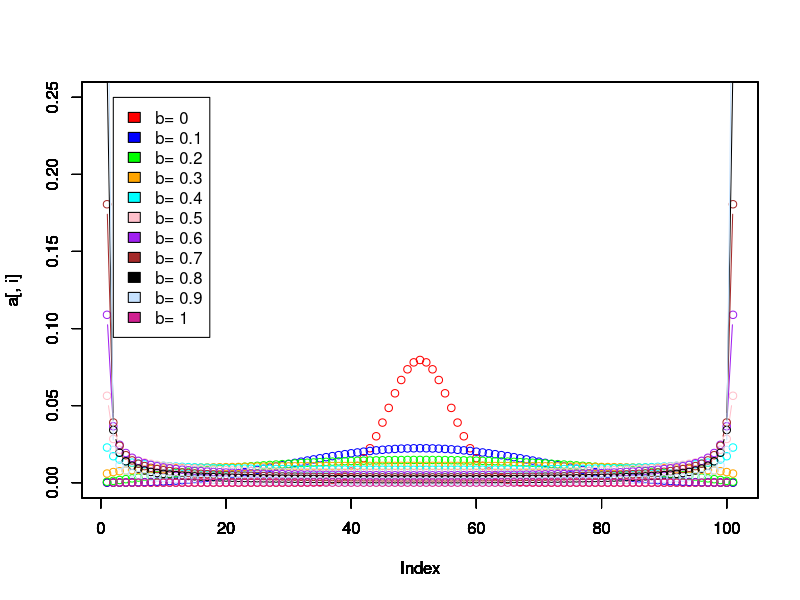

This figure's R source:
library(VGAM)

colors <- c("red","blue","green","orange","cyan","pink","purple",
            "brown","black","slategray1","violetred","tan","deeppink","darkgreen", 
            "orchid","darksalmon","antiquewhite3","magenta","darkblue","peru","slateblue",
            "thistle","tomato","rosybrown1","royalblue","olivedrab") ##Set of 26 colours (no red) to use for all plots

k = seq(0,1,by=0.1)
n = 100
a = apply(as.data.frame(k),1,function(x) dbetabinom(seq(0,n),n,0.5,x))

leg = matrix(0,length(k))

x11()
for(i in 1:length(k))
{
  if(i==1)
  {
    plot(a[,i],ylim=c(0,0.25),type='b',col=colors[i])
    leg[i] = paste("b=",k[i])
  }
  else
  {
    par(new=TRUE)
    plot(a[,i], col=colors[i],ylim=c(0.,0.25), type='b')
    leg[i] = paste("b=",k[i])
  }
}

legend(2,0.25,leg,colors[1:length(k)])
